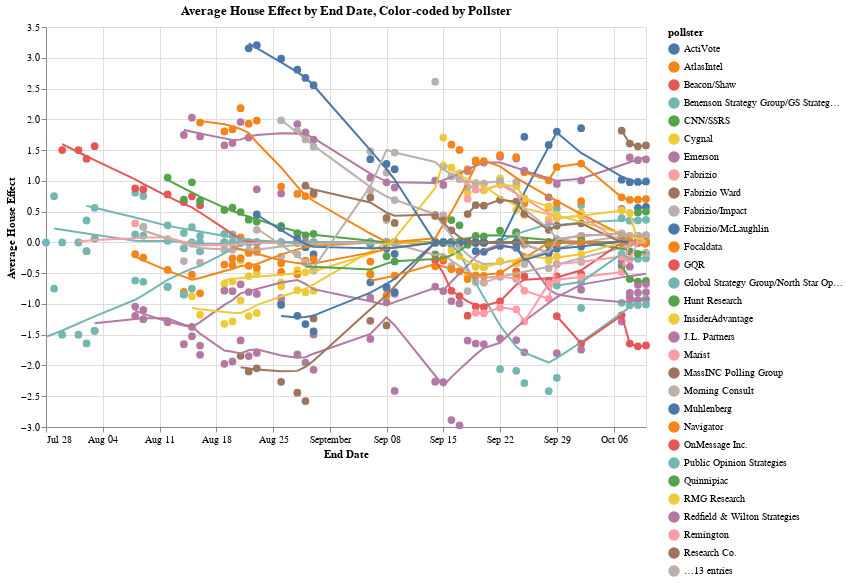

Notebook code for this chart:
### Code cell
import altair as alt

# Group by 'end_date' and 'pollster' and calculate the mean of 'house_effect'
grouped_data = he_agg.groupby(['end_date', 'pollster']).agg(
    avg_house_effect=('house_effect', 'mean')
).reset_index()

# Define selection for pollster highlighting
highlight = alt.selection_multi(fields=['pollster'], bind='legend')

# Create a scatter plot for the average house effect, color-coded by 'pollster'
scatter = alt.Chart(grouped_data).mark_circle(size=60).encode(
    x=alt.X('end_date:T', title='End Date'),
    y=alt.Y('avg_house_effect:Q', title='Average House Effect'),
    color=alt.condition(
        highlight,  # Highlight selected pollsters
        'pollster:N',  # Color based on pollster when selected
        alt.value('lightgray')  # Gray out when not selected
    ),
    opacity=alt.condition(highlight, alt.value(1), alt.value(0.3)),  # Opacity for non-selected points
    tooltip=['end_date:T', 'avg_house_effect:Q', 'pollster:N']
).properties(
    width=600,
    height=400,
    title="Average House Effect by End Date, Color-coded by Pollster"
).add_selection(
    highlight  # Add the selection to the chart
)

# LOESS smoothing for each pollster (groupby pollster)
loess = alt.Chart(grouped_data).transform_loess(
    'end_date', 'avg_house_effect', groupby=['pollster']
).mark_line().encode(
    x='end_date:T',
    y='avg_house_effect:Q',
    color=alt.condition(
        highlight,  # Highlight LOESS lines for selected pollsters
        'pollster:N',  # Color based on pollster when selected
        alt.value('lightgray')  # Gray out when not selected
    ),
    size=alt.condition(highlight, alt.value(2), alt.value(1)),  # Thicker line for selected pollsters
    opacity=alt.condition(highlight, alt.value(1), alt.value(0.3))  # Opacity for non-selected lines
)

# Layering the scatter plot and LOESS smoothing lines
final_chart = alt.layer(scatter, loess)

# Display the final chart
final_chart.display()

### Figure 1 — Vega-Lite specification as saved in the notebook (floating-point values rounded to 4 significant figures; data arrays with more than 128 entries replaced by an {"elided": "..."} marker saying what was removed)
{"config": {"view": {"continuousWidth": 300, "continuousHeight": 300}}, "layer": [{"mark": {"type": "circle", "size": 60}, "encoding": {"color": {"condition": {"param": "param_4", "field": "pollster", "type": "nominal"}, "value": "lightgray"}, "opacity": {"condition": {"param": "param_4", "value": 1}, "value": 0.3}, "tooltip": [{"field": "end_date", "type": "temporal"}, {"field": "avg_house_effect", "type": "quantitative"}, {"field": "pollster", "type": "nominal"}], "x": {"field": "end_date", "title": "End Date", "type": "temporal"}, "y": {"field": "avg_house_effect", "title": "Average House Effect", "type": "quantitative"}}, "name": "view_4", "title": "Average House Effect by End Date, Color-coded by Pollster"}, {"mark": {"type": "line"}, "encoding": {"color": {"condition": {"param": "param_4", "field": "pollster", "type": "nominal"}, "value": "lightgray"}, "opacity": {"condition": {"param": "param_4", "value": 1}, "value": 0.3}, "size": {"condition": {"param": "param_4", "value": 2}, "value": 1}, "x": {"field": "end_date", "type": "temporal"}, "y": {"field": "avg_house_effect", "type": "quantitative"}}, "transform": [{"loess": "avg_house_effect", "on": "end_date", "groupby": ["pollster"]}]}], "data": {"name": "data-d34a8b38364bc4a46863a5b24e330b5a"}, "height": 400, "params": [{"name": "param_4", "select": {"type": "point", "fields": ["pollster"]}, "bind": "legend", "views": ["view_4"]}], "width": 600, "$schema": "https://vega.github.io/schema/vega-lite/v5.20.1.json", "datasets": {"data-d34a8b38364bc4a46863a5b24e330b5a": {"elided": "891 records"}}}
